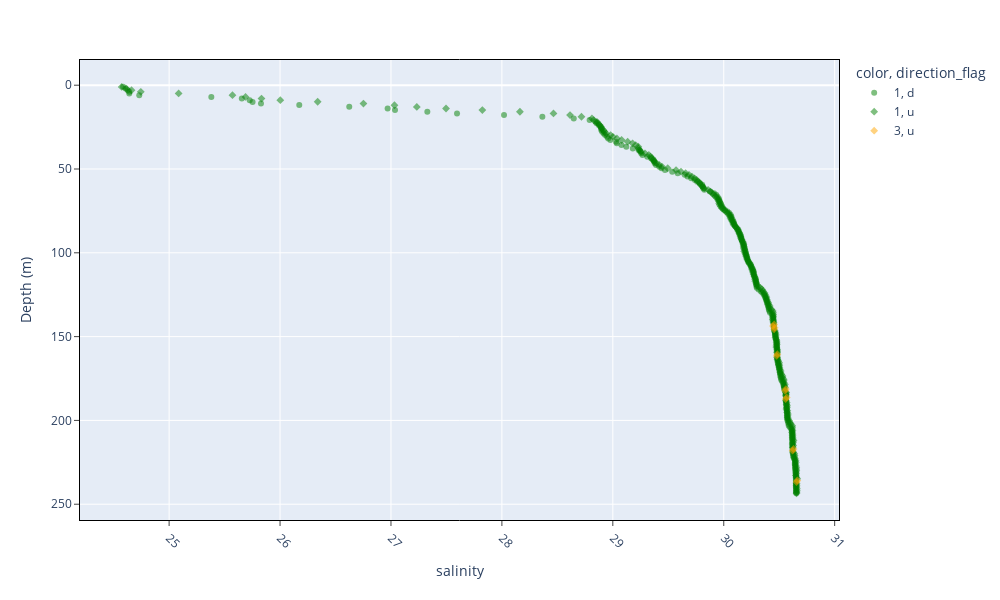

The code cell stored with this chart in its notebook:
### Code cell
# Look at one variable at the time
var = 'salinity'

## Get Figure
fig = px.scatter(df_temp,x=var,y='depth',color=df_temp[var+'_qartod_flag'].astype(int).astype(str),
                 hover_name=var+'_flag_description',color_discrete_map=qartod_color,symbol='direction_flag',opacity=.5)
#fig.update_xaxes(type='log')
fig.update_yaxes(autorange="reversed",linecolor='black',mirror=True,ticks='outside',
                 showline=True,title_text="Depth (m)",)
fig.update_xaxes(mirror=True,ticks='outside',showline=True,tickangle=45,linecolor='black')
fig.update_layout(height=600, width=1000)
fig.show()

### Figure 1 — Plotly figure (JSON) as saved in the notebook; plotly's stock layout.template omitted (floating-point values rounded to 4 significant figures; data arrays with more than 128 entries replaced by an {"elided": "..."} marker saying what was removed)
{"data": [{"hovertemplate": "<b>%{hovertext}</b><br><br>color=1<br>direction_flag=d<br>salinity=%{x}<br>depth=%{y}<extra></extra>", "hovertext": {"elided": "246 str values"}, "legendgroup": "1, d", "marker": {"color": "green", "opacity": 0.5, "symbol": "circle"}, "mode": "markers", "name": "1, d", "showlegend": true, "type": "scatter", "x": {"elided": "246 float values"}, "xaxis": "x", "y": {"elided": "246 float values"}, "yaxis": "y"}, {"hovertemplate": "<b>%{hovertext}</b><br><br>color=1<br>direction_flag=u<br>salinity=%{x}<br>depth=%{y}<extra></extra>", "hovertext": {"elided": "232 str values"}, "legendgroup": "1, u", "marker": {"color": "green", "opacity": 0.5, "symbol": "diamond"}, "mode": "markers", "name": "1, u", "showlegend": true, "type": "scatter", "x": {"elided": "232 float values"}, "xaxis": "x", "y": {"elided": "232 float values"}, "yaxis": "y"}, {"hovertemplate": "<b>%{hovertext}</b><br><br>color=3<br>direction_flag=u<br>salinity=%{x}<br>depth=%{y}<extra></extra>", "hovertext": ["{'sigma0_qartod_density_inversion_test': 3, }", "{'sigma0_qartod_density_inversion_test': 3, }", "{'sigma0_qartod_density_inversion_test': 3, }", "{'sigma0_qartod_density_inversion_test': 3, }", "{'sigma0_qartod_density_inversion_test': 3, }", "{'sigma0_qartod_density_inversion_test': 3, }", "{'sigma0_qartod_density_inversion_test': 3, }", "{'sigma0_qartod_density_inversion_test': 3, }", "{'sigma0_qartod_density_inversion_test': 3, }", "{'sigma0_qartod_density_inversion_test': 3, }", "{'sigma0_qartod_density_inversion_test': 3, }", "{'sigma0_qartod_density_inversion_test': 3, }", "{'sigma0_qartod_density_inversion_test': 3, }", "{'sigma0_qartod_density_inversion_test': 3, }"], "legendgroup": "3, u", "marker": {"color": "orange", "opacity": 0.5, "symbol": "diamond"}, "mode": "markers", "name": "3, u", "showlegend": true, "type": "scatter", "x": [30.45, 30.44, 30.46, 30.45, 30.48, 30.48, 30.56, 30.55, 30.57, 30.56, 30.63, 30.62, 30.66, 30.66], "xaxis": "x", "y": [142.8, 143.7, 144.7, 145.6, 160.5, 161.5, 181.3, 182.3, 186.3, 187.3, 217.1, 218.0, 235.8, 236.8], "yaxis": "y"}], "layout": {"height": 600, "legend": {"title": {"text": "color, direction_flag"}, "tracegroupgap": 0}, "margin": {"t": 60}, "width": 1000, "xaxis": {"anchor": "y", "domain": [0, 1], "linecolor": "black", "mirror": true, "showline": true, "tickangle": 45, "ticks": "outside", "title": {"text": "salinity"}}, "yaxis": {"anchor": "x", "autorange": "reversed", "domain": [0, 1], "linecolor": "black", "mirror": true, "showline": true, "ticks": "outside", "title": {"text": "Depth (m)"}}}}
